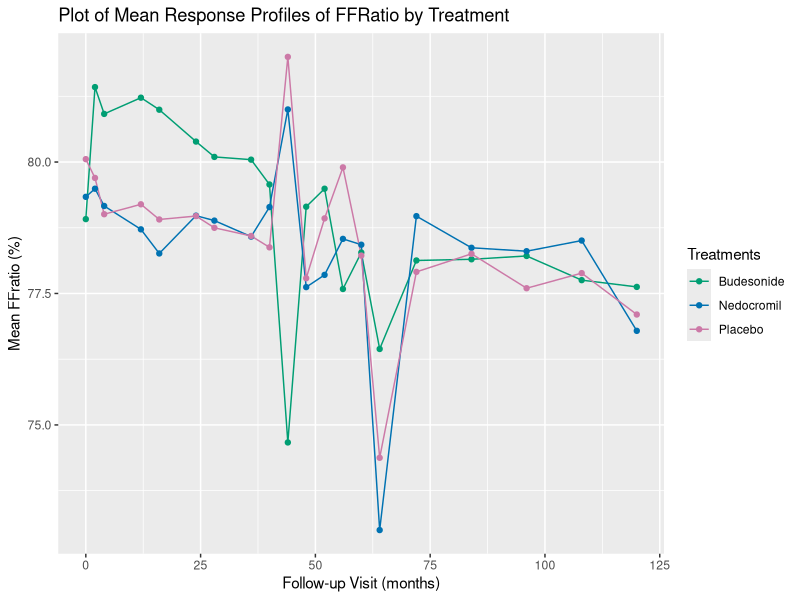

Generate this figure with R:
## ---- chunk 1
knitr::opts_chunk$set(echo = TRUE)
library(dplyr)
library(readxl)
library(tidyverse)
library(ggplot2)
# library(CarletonStats)
# library(pwr)
# library(BSDA)
# library(exact2x2)
# library(car)
# library(dvmisc)
# library(emmeans)
# library(gridExtra)
# library(DescTools)
# library(DiagrammeR)
# library(nlme)
# library(doBy)
# library(geepack)
# library(rje)
## ---- chunk 2
camp <- read_excel("camp_2021 class project.xlsx")
## ---- chunk 3
camp <- fill(camp, c("Anypet", "Woodstove", "Dehumid", "Parent_smokes"), .direction = "down")
## ---- chunk 4
# convert Visitc to numeric variable
camp$Visitc <- as.numeric(camp$Visitc)

summary(camp) # FFratio variable has 31 missing values

# Remove missing values
camp <- na.omit(camp)
## ---- chunk 5
camp_mean <- camp %>%
  group_by(Trtment, Visitc) %>%
  summarise(Mean_FFratio = mean(FFratio))

camp_mean

ggplot(data = camp_mean,
       mapping = aes(x = Visitc, y = Mean_FFratio,
                     colour = factor(Trtment), group = factor(Trtment))) +
  geom_line() + geom_point() + theme(legend.position = "right") +
  labs(y = "Mean FFratio (%)", x = "Follow-up Visit (months)") +
  scale_color_manual(labels = c("Budesonide", "Nedocromil", "Placebo"), values =   c("#009E73", "#0072B2", "#CC79A7")) + 
  ggtitle("Plot of Mean Response Profiles of FFRatio by Treatment") + 
  labs(color = "Treatments")
